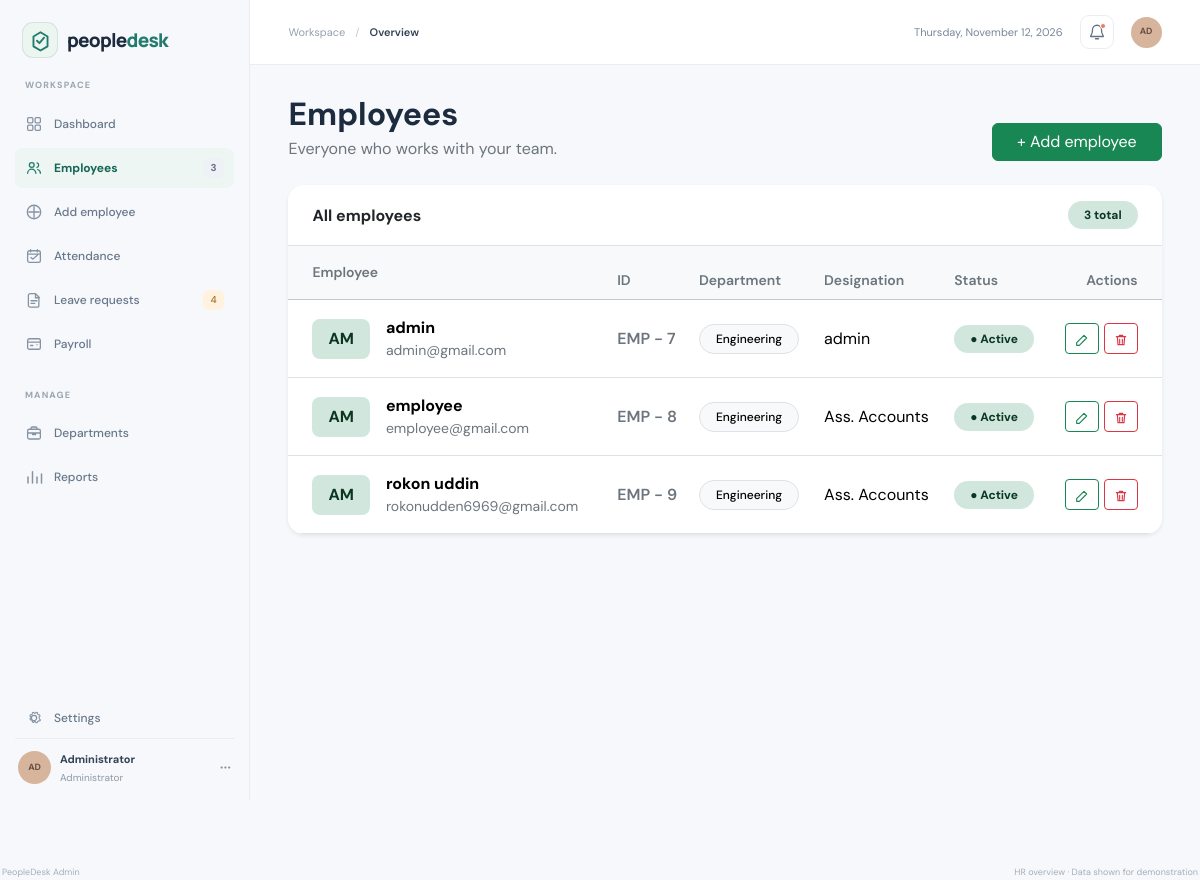
The app's page /admin/employeePage.php with its own data.
### tables this page shows
CREATE TABLE `employees` (
  `employee_id` int NOT NULL,
  `name` varchar(150) NOT NULL,
  `email` varchar(150) NOT NULL,
  `temporary_password` varchar(250) NOT NULL,
  `department` varchar(100) NOT NULL,
  `designation` varchar(150) NOT NULL,
  `basic_salary` decimal(10,0) NOT NULL,
  `joining_date` date NOT NULL,
  `role` enum('admin','hr','employee','') NOT NULL,
  `phone` varchar(15) NOT NULL,
  `user_id` int DEFAULT NULL
);

### admin/employeePage.php (the view, shortened to what this page needs)
<!doctype html>
<html lang="en">
<head>
    <link href="https://cdn.jsdelivr.net/npm/bootstrap@5.3.3/dist/css/bootstrap.min.css" rel="stylesheet">
    <link rel="stylesheet" href="../assets/admin.css">
</head>
<body>
    <div class="app-shell">
        <?php
            include_once('includes/sidebar.php')
        ?>
        <main class="main-content">
            <?php
                include_once('includes/topbar.php')
            ?>
    <div class="app-shell">
        <main class="main-content">
            <div class="dashboard-content">
                <div class="d-flex flex-column flex-sm-row align-items-sm-end justify-content-between gap-3 mb-4">
                    <div>
                        <h1 class="h2 fw-bold mb-1">Employees</h1>
                        <p class="text-secondary mb-0">Everyone who works with your team.</p>
                    </div>
                    <a class="btn btn-success px-4" href="addEmployee.php">+ Add employee</a>
                </div>
                <div class="card border-0 shadow-sm rounded-4 overflow-hidden">
                    <div class="card-header bg-white border-bottom d-flex align-items-center justify-content-between px-4 py-3">
                        <h2 class="h6 fw-bold mb-0">All employees</h2>
                        <span class="badge rounded-pill bg-success-subtle text-success-emphasis px-3 py-2">3 total</span>
                    </div>
                    <?php
                        $data = $conn -> query("SELECT * FROM employees");
                    ?>
                    <div class="table-responsive">
                        <table class="table table-hover align-middle mb-0">
                            <thead class="table-light">
                                <tr>
                                    <th class="ps-4 py-3 text-secondary fw-semibold small">Employee</th>
                                    <th class="text-secondary fw-semibold small">ID</th>
                                    <th class="text-secondary fw-semibold small">Department</th>
                                    <th class="text-secondary fw-semibold small">Designation</th>
                                    <th class="text-secondary fw-semibold small">Status</th>
                                    <th class="text-end pe-4 text-secondary fw-semibold small">Actions</th>
                                </tr>
                            </thead>
                            <tbody>
                                <?php
                                    if($data -> num_rows > 0){?>
                                        <?php foreach($data as $index => $employees){?>
                                            <tr>
                                                <td class="ps-4 py-3">
                                                    <div class="d-flex align-items-center gap-3">
                                                        <span class="bg-success-subtle text-success-emphasis fw-bold rounded-3 px-3 py-2">AM</span>
                                                        <div>
                                                            <div class="fw-bold"><?php echo $employees['name'] ?></div>
                                                            <div class="small text-secondary"><?php echo $employees['email'] ?></div>
                                                        </div>
                                                    </div>
                                                </td>
                                                <td class="fw-semibold text-secondary"><?php echo "EMP - " . $employees['employee_id'] ?></td>
                                                <td><span class="badge rounded-pill text-bg-light border fw-medium px-3 py-2">Engineering</span></td>
                                                <td><?php echo $employees['designation'] ?></td>
                                                <td><span class="badge rounded-pill bg-success-subtle text-success-emphasis px-3 py-2">&#9679; Active</span></td>
                                                <td class="text-end pe-4 text-nowrap">
                                                    <a class="btn btn-sm btn-outline-success" href="editEmployee.php?employee_id=<?php echo $employees['employee_id'] ?>" aria-label="Edit employee"><svg width="16" height="16" viewBox="0 0 24 24" fill="none"><path d="M4 20h4L19 9l-4-4L4 16v4Z" stroke="currentColor" stroke-width="1.7" stroke-linejoin="round"/></svg></a>
                                                    <a class="btn btn-sm btn-outline-danger" href="#" aria-label="Delete employee"><svg width="16" height="16" viewBox="0 0 24 24" fill="none"><path d="M5 7h14M10 11v6M14 11v6M6.5 7l1 12h9l1-12M9.5 7V5h5v2" stroke="currentColor" stroke-width="1.7" stroke-linecap="round" stroke-linejoin="round"/></svg></a>
                                                </td>
                                            </tr>
                                        <?php }  ?>
                                    <?php } ?>
                            </tbody>
                        </table>
                    </div>
                </div>
            </div>
        </main>
    </div>
            </div>
            <?php include_once("includes/footer.php") ?>
</body>
</html>

### assets/admin.css (style rules this page uses)
:root { --admin-ink: #1d2b3f; --admin-muted: #8290a1; --admin-line: #e9edf2; --admin-green: #237b6d; --admin-green-dark: #176557; --admin-bg: #f6f8fb; }
* { box-sizing: border-box; }
body { min-width: 320px; margin: 0; color: var(--admin-ink); background: var(--admin-bg); font-family: "DM Sans", sans-serif; -webkit-font-smoothing: antialiased; }
.app-shell { display: flex; min-height: 100vh; }
.main-content { min-width: 0; flex: 1 1 auto; }
.dashboard-content { width: min(100%, 1500px); margin: 0 auto; padding: 30px clamp(20px, 3.2vw, 48px) 18px; }

### records on screen
employees: name "admin", email "admin@gmail.com", employee_id "7", designation "admin"
employees: name "employee", email "employee@gmail.com", employee_id "8", designation "Ass. Accounts"
employees: name "rokon uddin", email "rokonudden6969@gmail.com", employee_id "9", designation "Ass. Accounts"

### other values on screen
$totalEmployee "3"
$userInitials "AD"
$userName "Administrator"
